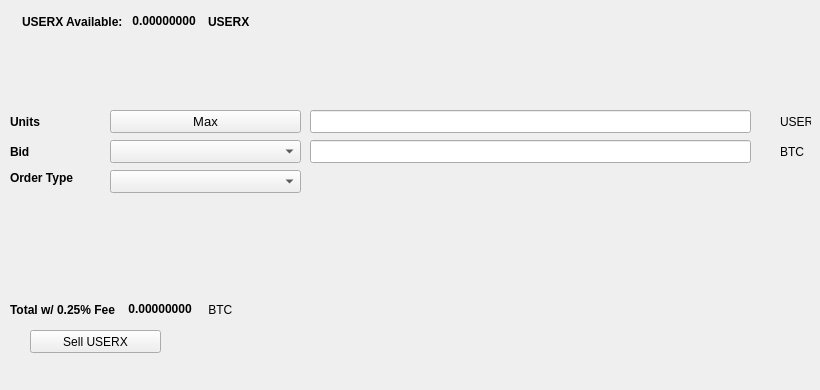
   <widget class="QWidget" name="SellTab">
    <attribute name="title">
     <string>Sell</string>
    </attribute>
    <widget class="QLabel" name="label_16">
     <property name="geometry">
      <rect>
       <x>780</x>
       <y>140</y>
       <width>31</width>
       <height>23</height>
      </rect>
     </property>
     <property name="text">
      <string>BTC</string>
     </property>
    </widget>
    <widget class="QComboBox" name="SellBidcomboBox">
     <property name="geometry">
      <rect>
       <x>110</x>
       <y>140</y>
       <width>191</width>
       <height>23</height>
      </rect>
     </property>
     <property name="font">
      <font>
       <pointsize>10</pointsize>
      </font>
     </property>
    </widget>
    <widget class="QLabel" name="label_18">
     <property name="geometry">
      <rect>
       <x>10</x>
       <y>110</y>
       <width>46</width>
       <height>23</height>
      </rect>
     </property>
     <property name="font">
      <font>
       <weight>75</weight>
       <bold>true</bold>
      </font>
     </property>
     <property name="text">
      <string>Units</string>
     </property>
    </widget>
    <widget class="QPushButton" name="Sell_Max_Amount">
     <property name="geometry">
      <rect>
       <x>110</x>
       <y>110</y>
       <width>191</width>
       <height>23</height>
      </rect>
     </property>
     <property name="font">
      <font>
       <pointsize>10</pointsize>
      </font>
     </property>
     <property name="text">
      <string>Max</string>
     </property>
    </widget>
    <widget class="QLabel" name="label_20">
     <property name="geometry">
      <rect>
       <x>10</x>
       <y>170</y>
       <width>91</width>
       <height>16</height>
      </rect>
     </property>
     <property name="font">
      <font>
       <weight>75</weight>
       <bold>true</bold>
      </font>
     </property>
     <property name="text">
      <string>Order Type</string>
     </property>
    </widget>
    <widget class="QComboBox" name="SellOrdertypeCombo">
     <property name="geometry">
      <rect>
       <x>110</x>
       <y>170</y>
       <width>191</width>
       <height>23</height>
      </rect>
     </property>
     <property name="font">
      <font>
       <pointsize>10</pointsize>
      </font>
     </property>
    </widget>
    <widget class="QLabel" name="label_21">
     <property name="geometry">
      <rect>
       <x>10</x>
       <y>140</y>
       <width>46</width>
       <height>23</height>
      </rect>
     </property>
     <property name="font">
      <font>
       <weight>75</weight>
       <bold>true</bold>
      </font>
     </property>
     <property name="text">
      <string>Bid</string>
     </property>
    </widget>
    <widget class="QLabel" name="label_22">
     <property name="geometry">
      <rect>
       <x>780</x>
       <y>110</y>
       <width>31</width>
       <height>23</height>
      </rect>
     </property>
     <property name="text">
      <string>USERX</string>
     </property>
    </widget>
    <widget class="QLineEdit" name="UnitsInputUSERX">
     <property name="geometry">
      <rect>
       <x>310</x>
       <y>110</y>
       <width>441</width>
       <height>23</height>
      </rect>
     </property>
     <property name="font">
      <font>
       <pointsize>9</pointsize>
       <weight>75</weight>
       <bold>true</bold>
      </font>
     </property>
    </widget>
    <widget class="QLineEdit" name="SellBidPriceEdit">
     <property name="geometry">
      <rect>
       <x>310</x>
       <y>140</y>
       <width>441</width>
       <height>23</height>
      </rect>
     </property>
     <property name="font">
      <font>
       <pointsize>9</pointsize>
       <weight>75</weight>
       <bold>true</bold>
      </font>
     </property>
    </widget>
    <widget class="QPushButton" name="SellUSERXBTN">
     <property name="geometry">
      <rect>
       <x>30</x>
       <y>330</y>
       <width>131</width>
       <height>23</height>
      </rect>
     </property>
     <property name="text">
      <string>Sell USERX</string>
     </property>
     <property name="icon">
      <iconset resource="../userx">
       <normaloff>:/icons/bitcoin</normaloff>:/icons/bitcoin</iconset>
     </property>
    </widget>
    <widget class="QWidget" name="layoutWidget3">
     <property name="geometry">
      <rect>
       <x>22</x>
       <y>12</y>
       <width>258</width>
       <height>19</height>
      </rect>
     </property>
     <layout class="QHBoxLayout" name="horizontalLayout">
      <item>
       <widget class="QLabel" name="label232_2">
        <property name="font">
         <font>
          <weight>75</weight>
          <bold>true</bold>
         </font>
        </property>
        <property name="text">
         <string>USERX Available:</string>
        </property>
       </widget>
      </item>
      <item>
       <widget class="QLabel" name="USERXAvailableLabel">
        <property name="palette">
         <palette>
          <active>
           <colorrole role="WindowText">
            <brush brushstyle="SolidPattern">
             <color alpha="255">
              <red>0</red>
              <green>0</green>
              <blue>0</blue>
             </color>
            </brush>
           </colorrole>
           <colorrole role="Button">
            <brush brushstyle="SolidPattern">
             <color alpha="255">
              <red>0</red>
              <green>170</green>
              <blue>0</blue>
             </color>
            </brush>
           </colorrole>
           <colorrole role="Light">
            <brush brushstyle="SolidPattern">
             <color alpha="255">
              <red>0</red>
              <green>255</green>
              <blue>0</blue>
             </color>
            </brush>
           </colorrole>
           <colorrole role="Midlight">
            <brush brushstyle="SolidPattern">
             <color alpha="255">
              <red>0</red>
              <green>212</green>
              <blue>0</blue>
             </color>
            </brush>
           </colorrole>
           <colorrole role="Dark">
            <brush brushstyle="SolidPattern">
             <color alpha="255">
              <red>0</red>
              <green>85</green>
              <blue>0</blue>
             </color>
            </brush>
           </colorrole>
           <colorrole role="Mid">
            <brush brushstyle="SolidPattern">
             <color alpha="255">
              <red>0</red>
              <green>113</green>
              <blue>0</blue>
             </color>
            </brush>
           </colorrole>
           <colorrole role="Text">
            <brush brushstyle="SolidPattern">
             <color alpha="255">
              <red>0</red>
              <green>170</green>
              <blue>0</blue>
             </color>
            </brush>
           </colorrole>
           <colorrole role="BrightText">
            <brush brushstyle="SolidPattern">
             <color alpha="255">
              <red>255</red>
              <green>255</green>
              <blue>255</blue>
             </color>
            </brush>
           </colorrole>
           <colorrole role="ButtonText">
            <brush brushstyle="SolidPattern">
             <color alpha="255">
              <red>0</red>
              <green>0</green>
              <blue>0</blue>
             </color>
            </brush>
           </colorrole>
           <colorrole role="Base">
            <brush brushstyle="SolidPattern">
             <color alpha="255">
              <red>255</red>
              <green>255</green>
              <blue>255</blue>
             </color>
            </brush>
           </colorrole>
           <colorrole role="Window">
            <brush brushstyle="SolidPattern">
             <color alpha="255">
              <red>0</red>
              <green>170</green>
              <blue>0</blue>
             </color>
            </brush>
           </colorrole>
           <colorrole role="Shadow">
            <brush brushstyle="SolidPattern">
             <color alpha="255">
              <red>0</red>
              <green>0</green>
              <blue>0</blue>
             </color>
            </brush>
           </colorrole>
           <colorrole role="AlternateBase">
            <brush brushstyle="SolidPattern">
             <color alpha="255">
              <red>127</red>
              <green>212</green>
              <blue>127</blue>
             </color>
            </brush>
           </colorrole>
           <colorrole role="ToolTipBase">
            <brush brushstyle="SolidPattern">
             <color alpha="255">
              <red>255</red>
              <green>255</green>
              <blue>220</blue>
             </color>
            </brush>
           </colorrole>
           <colorrole role="ToolTipText">
            <brush brushstyle="SolidPattern">
             <color alpha="255">
              <red>0</red>
              <green>0</green>
              <blue>0</blue>
             </color>
            </brush>
           </colorrole>
          </active>
          <inactive>
           <colorrole role="WindowText">
            <brush brushstyle="SolidPattern">
             <color alpha="255">
              <red>0</red>
              <green>0</green>
              <blue>0</blue>
             </color>
            </brush>
           </colorrole>
           <colorrole role="Button">
            <brush brushstyle="SolidPattern">
             <color alpha="255">
              <red>0</red>
              <green>170</green>
              <blue>0</blue>
             </color>
            </brush>
           </colorrole>
           <colorrole role="Light">
            <brush brushstyle="SolidPattern">
             <color alpha="255">
              <red>0</red>
              <green>255</green>
              <blue>0</blue>
             </color>
            </brush>
           </colorrole>
           <colorrole role="Midlight">
            <brush brushstyle="SolidPattern">
             <color alpha="255">
              <red>0</red>
              <green>212</green>
              <blue>0</blue>
             </color>
            </brush>
           </colorrole>
           <colorrole role="Dark">
            <brush brushstyle="SolidPattern">
             <color alpha="255">
              <red>0</red>
              <green>85</green>
              <blue>0</blue>
             </color>
            </brush>
           </colorrole>
           <colorrole role="Mid">
            <brush brushstyle="SolidPattern">
             <color alpha="255">
              <red>0</red>
              <green>113</green>
              <blue>0</blue>
             </color>
            </brush>
           </colorrole>
           <colorrole role="Text">
            <brush brushstyle="SolidPattern">
             <color alpha="255">
              <red>0</red>
              <green>170</green>
              <blue>0</blue>
             </color>
            </brush>
           </colorrole>
           <colorrole role="BrightText">
            <brush brushstyle="SolidPattern">
             <color alpha="255">
              <red>255</red>
              <green>255</green>
              <blue>255</blue>
             </color>
            </brush>
           </colorrole>
           <colorrole role="ButtonText">
            <brush brushstyle="SolidPattern">
             <color alpha="255">
              <red>0</red>
              <green>0</green>
              <blue>0</blue>
             </color>
            </brush>
           </colorrole>
           <colorrole role="Base">
            <brush brushstyle="SolidPattern">
             <color alpha="255">
              <red>255</red>
              <green>255</green>
              <blue>255</blue>
             </color>
            </brush>
           </colorrole>
           <colorrole role="Window">
            <brush brushstyle="SolidPattern">
             <color alpha="255">
              <red>0</red>
              <green>170</green>
              <blue>0</blue>
             </color>
            </brush>
           </colorrole>
           <colorrole role="Shadow">
            <brush brushstyle="SolidPattern">
             <color alpha="255">
              <red>0</red>
              <green>0</green>
              <blue>0</blue>
             </color>
            </brush>
           </colorrole>
           <colorrole role="AlternateBase">
            <brush brushstyle="SolidPattern">
             <color alpha="255">
              <red>127</red>
              <green>212</green>
              <blue>127</blue>
             </color>
            </brush>
           </colorrole>
           <colorrole role="ToolTipBase">
            <brush brushstyle="SolidPattern">
             <color alpha="255">
              <red>255</red>
              <green>255</green>
              <blue>220</blue>
             </color>
            </brush>
           </colorrole>
           <colorrole role="ToolTipText">
            <brush brushstyle="SolidPattern">
             <color alpha="255">
              <red>0</red>
              <green>0</green>
              <blue>0</blue>
             </color>
            </brush>
           </colorrole>
          </inactive>
          <disabled>
           <colorrole role="WindowText">
            <brush brushstyle="SolidPattern">
             <color alpha="255">
              <red>0</red>
              <green>85</green>
              <blue>0</blue>
             </color>
            </brush>
           </colorrole>
           <colorrole role="Button">
            <brush brushstyle="SolidPattern">
             <color alpha="255">
              <red>0</red>
              <green>170</green>
              <blue>0</blue>
             </color>
            </brush>
           </colorrole>
           <colorrole role="Light">
            <brush brushstyle="SolidPattern">
             <color alpha="255">
              <red>0</red>
              <green>255</green>
              <blue>0</blue>
             </color>
            </brush>
           </colorrole>
           <colorrole role="Midlight">
            <brush brushstyle="SolidPattern">
             <color alpha="255">
              <red>0</red>
              <green>212</green>
              <blue>0</blue>
             </color>
            </brush>
           </colorrole>
           <colorrole role="Dark">
            <brush brushstyle="SolidPattern">
             <color alpha="255">
              <red>0</red>
              <green>85</green>
              <blue>0</blue>
             </color>
            </brush>
           </colorrole>
           <colorrole role="Mid">
            <brush brushstyle="SolidPattern">
             <color alpha="255">
              <red>0</red>
              <green>113</green>
              <blue>0</blue>
             </color>
            </brush>
           </colorrole>
           <colorrole role="Text">
            <brush brushstyle="SolidPattern">
             <color alpha="255">
              <red>0</red>
              <green>85</green>
              <blue>0</blue>
             </color>
            </brush>
           </colorrole>
           <colorrole role="BrightText">
            <brush brushstyle="SolidPattern">
             <color alpha="255">
              <red>255</red>
              <green>255</green>
              <blue>255</blue>
             </color>
            </brush>
           </colorrole>
           <colorrole role="ButtonText">
            <brush brushstyle="SolidPattern">
             <color alpha="255">
              <red>0</red>
              <green>85</green>
              <blue>0</blue>
             </color>
            </brush>
           </colorrole>
           <colorrole role="Base">
            <brush brushstyle="SolidPattern">
             <color alpha="255">
              <red>0</red>
              <green>170</green>
              <blue>0</blue>
             </color>
            </brush>
           </colorrole>
           <colorrole role="Window">
            <brush brushstyle="SolidPattern">
             <color alpha="255">
              <red>0</red>
              <green>170</green>
              <blue>0</blue>
             </color>
            </brush>
           </colorrole>
           <colorrole role="Shadow">
            <brush brushstyle="SolidPattern">
             <color alpha="255">
              <red>0</red>
              <green>0</green>
              <blue>0</blue>
             </color>
            </brush>
           </colorrole>
           <colorrole role="AlternateBase">
            <brush brushstyle="SolidPattern">
             <color alpha="255">
              <red>0</red>
              <green>170</green>
              <blue>0</blue>
             </color>
            </brush>
           </colorrole>
           <colorrole role="ToolTipBase">
            <brush brushstyle="SolidPattern">
             <color alpha="255">
              <red>255</red>
              <green>255</green>
              <blue>220</blue>
             </color>
            </brush>
           </colorrole>
           <colorrole role="ToolTipText">
            <brush brushstyle="SolidPattern">
             <color alpha="255">
              <red>0</red>
              <green>0</green>
              <blue>0</blue>
             </color>
            </brush>
           </colorrole>
          </disabled>
         </palette>
        </property>
        <property name="font">
         <font>
          <weight>75</weight>
          <bold>true</bold>
         </font>
        </property>
        <property name="text">
         <string> 0.00000000 </string>
        </property>
        <property name="textInteractionFlags">
         <set>Qt::LinksAccessibleByMouse|Qt::TextSelectableByKeyboard|Qt::TextSelectableByMouse</set>
        </property>
       </widget>
      </item>
      <item>
       <widget class="QLabel" name="labelUSERX">
        <property name="font">
         <font>
          <weight>75</weight>
          <bold>true</bold>
         </font>
        </property>
        <property name="text">
         <string>USERX</string>
        </property>
       </widget>
      </item>
     </layout>
    </widget>
    <widget class="QWidget" name="layoutWidget">
     <property name="geometry">
      <rect>
       <x>10</x>
       <y>300</y>
       <width>268</width>
       <height>19</height>
      </rect>
     </property>
     <layout class="QHBoxLayout" name="horizontalLayout_2">
      <item>
       <widget class="QLabel" name="label_19">
        <property name="font">
         <font>
          <weight>75</weight>
          <bold>true</bold>
         </font>
        </property>
        <property name="text">
         <string>Total w/ 0.25% Fee </string>
        </property>
       </widget>
      </item>
      <item>
       <widget class="QLabel" name="SellCostLabel">
        <property name="palette">
         <palette>
          <active>
           <colorrole role="WindowText">
            <brush brushstyle="SolidPattern">
             <color alpha="255">
              <red>0</red>
              <green>0</green>
              <blue>0</blue>
             </color>
            </brush>
           </colorrole>
           <colorrole role="Button">
            <brush brushstyle="SolidPattern">
             <color alpha="255">
              <red>0</red>
              <green>170</green>
              <blue>0</blue>
             </color>
            </brush>
           </colorrole>
           <colorrole role="Light">
            <brush brushstyle="SolidPattern">
             <color alpha="255">
              <red>0</red>
              <green>255</green>
              <blue>0</blue>
             </color>
            </brush>
           </colorrole>
           <colorrole role="Midlight">
            <brush brushstyle="SolidPattern">
             <color alpha="255">
              <red>0</red>
              <green>212</green>
              <blue>0</blue>
             </color>
            </brush>
           </colorrole>
           <colorrole role="Dark">
            <brush brushstyle="SolidPattern">
             <color alpha="255">
              <red>0</red>
              <green>85</green>
              <blue>0</blue>
             </color>
            </brush>
           </colorrole>
           <colorrole role="Mid">
            <brush brushstyle="SolidPattern">
             <color alpha="255">
              <red>0</red>
              <green>113</green>
              <blue>0</blue>
             </color>
            </brush>
           </colorrole>
           <colorrole role="Text">
            <brush brushstyle="SolidPattern">
             <color alpha="255">
              <red>0</red>
              <green>170</green>
              <blue>0</blue>
             </color>
            </brush>
           </colorrole>
           <colorrole role="BrightText">
            <brush brushstyle="SolidPattern">
             <color alpha="255">
              <red>255</red>
              <green>255</green>
              <blue>255</blue>
             </color>
            </brush>
           </colorrole>
           <colorrole role="ButtonText">
            <brush brushstyle="SolidPattern">
             <color alpha="255">
              <red>0</red>
              <green>0</green>
              <blue>0</blue>
             </color>
            </brush>
           </colorrole>
           <colorrole role="Base">
            <brush brushstyle="SolidPattern">
             <color alpha="255">
              <red>255</red>
              <green>255</green>
              <blue>255</blue>
             </color>
            </brush>
           </colorrole>
           <colorrole role="Window">
            <brush brushstyle="SolidPattern">
             <color alpha="255">
              <red>0</red>
              <green>170</green>
              <blue>0</blue>
             </color>
            </brush>
           </colorrole>
           <colorrole role="Shadow">
            <brush brushstyle="SolidPattern">
             <color alpha="255">
              <red>0</red>
              <green>0</green>
              <blue>0</blue>
             </color>
            </brush>
           </colorrole>
           <colorrole role="AlternateBase">
            <brush brushstyle="SolidPattern">
             <color alpha="255">
              <red>127</red>
              <green>212</green>
              <blue>127</blue>
             </color>
            </brush>
           </colorrole>
           <colorrole role="ToolTipBase">
            <brush brushstyle="SolidPattern">
             <color alpha="255">
              <red>255</red>
              <green>255</green>
              <blue>220</blue>
             </color>
            </brush>
           </colorrole>
           <colorrole role="ToolTipText">
            <brush brushstyle="SolidPattern">
             <color alpha="255">
              <red>0</red>
              <green>0</green>
              <blue>0</blue>
             </color>
            </brush>
           </colorrole>
          </active>
          <inactive>
           <colorrole role="WindowText">
            <brush brushstyle="SolidPattern">
             <color alpha="255">
              <red>0</red>
              <green>0</green>
              <blue>0</blue>
             </color>
            </brush>
           </colorrole>
           <colorrole role="Button">
            <brush brushstyle="SolidPattern">
             <color alpha="255">
              <red>0</red>
              <green>170</green>
              <blue>0</blue>
             </color>
            </brush>
           </colorrole>
           <colorrole role="Light">
            <brush brushstyle="SolidPattern">
             <color alpha="255">
              <red>0</red>
              <green>255</green>
              <blue>0</blue>
             </color>
            </brush>
           </colorrole>
           <colorrole role="Midlight">
            <brush brushstyle="SolidPattern">
             <color alpha="255">
              <red>0</red>
              <green>212</green>
              <blue>0</blue>
             </color>
            </brush>
           </colorrole>
           <colorrole role="Dark">
            <brush brushstyle="SolidPattern">
             <color alpha="255">
              <red>0</red>
              <green>85</green>
              <blue>0</blue>
             </color>
            </brush>
           </colorrole>
           <colorrole role="Mid">
            <brush brushstyle="SolidPattern">
             <color alpha="255">
              <red>0</red>
              <green>113</green>
              <blue>0</blue>
             </color>
            </brush>
           </colorrole>
           <colorrole role="Text">
            <brush brushstyle="SolidPattern">
             <color alpha="255">
              <red>0</red>
              <green>170</green>
              <blue>0</blue>
             </color>
            </brush>
           </colorrole>
           <colorrole role="BrightText">
            <brush brushstyle="SolidPattern">
             <color alpha="255">
              <red>255</red>
              <green>255</green>
              <blue>255</blue>
             </color>
            </brush>
           </colorrole>
           <colorrole role="ButtonText">
            <brush brushstyle="SolidPattern">
             <color alpha="255">
              <red>0</red>
              <green>0</green>
              <blue>0</blue>
             </color>
            </brush>
           </colorrole>
           <colorrole role="Base">
            <brush brushstyle="SolidPattern">
             <color alpha="255">
              <red>255</red>
              <green>255</green>
              <blue>255</blue>
             </color>
            </brush>
           </colorrole>
           <colorrole role="Window">
            <brush brushstyle="SolidPattern">
             <color alpha="255">
              <red>0</red>
              <green>170</green>
              <blue>0</blue>
             </color>
            </brush>
           </colorrole>
           <colorrole role="Shadow">
            <brush brushstyle="SolidPattern">
             <color alpha="255">
              <red>0</red>
              <green>0</green>
              <blue>0</blue>
             </color>
            </brush>
           </colorrole>
           <colorrole role="AlternateBase">
            <brush brushstyle="SolidPattern">
             <color alpha="255">
              <red>127</red>
              <green>212</green>
              <blue>127</blue>
             </color>
            </brush>
           </colorrole>
           <colorrole role="ToolTipBase">
            <brush brushstyle="SolidPattern">
             <color alpha="255">
              <red>255</red>
              <green>255</green>
              <blue>220</blue>
             </color>
            </brush>
           </colorrole>
           <colorrole role="ToolTipText">
            <brush brushstyle="SolidPattern">
             <color alpha="255">
              <red>0</red>
              <green>0</green>
              <blue>0</blue>
             </color>
            </brush>
           </colorrole>
          </inactive>
          <disabled>
           <colorrole role="WindowText">
            <brush brushstyle="SolidPattern">
             <color alpha="255">
              <red>0</red>
              <green>85</green>
              <blue>0</blue>
             </color>
            </brush>
           </colorrole>
           <colorrole role="Button">
            <brush brushstyle="SolidPattern">
             <color alpha="255">
              <red>0</red>
              <green>170</green>
              <blue>0</blue>
             </color>
            </brush>
           </colorrole>
           <colorrole role="Light">
            <brush brushstyle="SolidPattern">
             <color alpha="255">
              <red>0</red>
              <green>255</green>
              <blue>0</blue>
             </color>
            </brush>
           </colorrole>
           <colorrole role="Midlight">
            <brush brushstyle="SolidPattern">
             <color alpha="255">
              <red>0</red>
              <green>212</green>
              <blue>0</blue>
             </color>
            </brush>
           </colorrole>
           <colorrole role="Dark">
            <brush brushstyle="SolidPattern">
             <color alpha="255">
              <red>0</red>
              <green>85</green>
              <blue>0</blue>
             </color>
            </brush>
           </colorrole>
           <colorrole role="Mid">
            <brush brushstyle="SolidPattern">
             <color alpha="255">
              <red>0</red>
              <green>113</green>
              <blue>0</blue>
             </color>
            </brush>
           </colorrole>
           <colorrole role="Text">
            <brush brushstyle="SolidPattern">
             <color alpha="255">
              <red>0</red>
              <green>85</green>
              <blue>0</blue>
             </color>
            </brush>
           </colorrole>
           <colorrole role="BrightText">
            <brush brushstyle="SolidPattern">
             <color alpha="255">
              <red>255</red>
              <green>255</green>
              <blue>255</blue>
             </color>
            </brush>
           </colorrole>
           <colorrole role="ButtonText">
            <brush brushstyle="SolidPattern">
             <color alpha="255">
              <red>0</red>
              <green>85</green>
              <blue>0</blue>
             </color>
            </brush>
           </colorrole>
           <colorrole role="Base">
            <brush brushstyle="SolidPattern">
             <color alpha="255">
              <red>0</red>
              <green>170</green>
              <blue>0</blue>
             </color>
            </brush>
           </colorrole>
           <colorrole role="Window">
            <brush brushstyle="SolidPattern">
             <color alpha="255">
              <red>0</red>
              <green>170</green>
              <blue>0</blue>
             </color>
            </brush>
           </colorrole>
           <colorrole role="Shadow">
            <brush brushstyle="SolidPattern">
             <color alpha="255">
              <red>0</red>
              <green>0</green>
              <blue>0</blue>
             </color>
            </brush>
           </colorrole>
           <colorrole role="AlternateBase">
            <brush brushstyle="SolidPattern">
             <color alpha="255">
              <red>0</red>
              <green>170</green>
              <blue>0</blue>
             </color>
            </brush>
           </colorrole>
           <colorrole role="ToolTipBase">
            <brush brushstyle="SolidPattern">
             <color alpha="255">
              <red>255</red>
              <green>255</green>
              <blue>220</blue>
             </color>
            </brush>
           </colorrole>
           <colorrole role="ToolTipText">
            <brush brushstyle="SolidPattern">
             <color alpha="255">
              <red>0</red>
              <green>0</green>
              <blue>0</blue>
             </color>
            </brush>
           </colorrole>
          </disabled>
         </palette>
        </property>
        <property name="font">
         <font>
          <weight>75</weight>
          <bold>true</bold>
         </font>
        </property>
        <property name="autoFillBackground">
         <bool>false</bool>
        </property>
        <property name="text">
         <string> 0.00000000</string>
        </property>
        <property name="textInteractionFlags">
         <set>Qt::LinksAccessibleByMouse|Qt::TextSelectableByMouse</set>
        </property>
       </widget>
      </item>
      <item>
       <widget class="QLabel" name="label_17">
        <property name="font">
         <font>
          <weight>50</weight>
          <bold>false</bold>
         </font>
        </property>
        <property name="text">
         <string> BTC</string>
        </property>
       </widget>
      </item>
     </layout>
    </widget>
    <widget class="QLabel" name="label_23">
     <property name="geometry">
      <rect>
       <x>460</x>
       <y>300</y>
       <width>281</width>
       <height>81</height>
      </rect>
     </property>
     <property name="text">
      <string/>
     </property>
     <property name="pixmap">
      <pixmap>:/images/bittrex</pixmap>
     </property>
    </widget>
   </widget>
